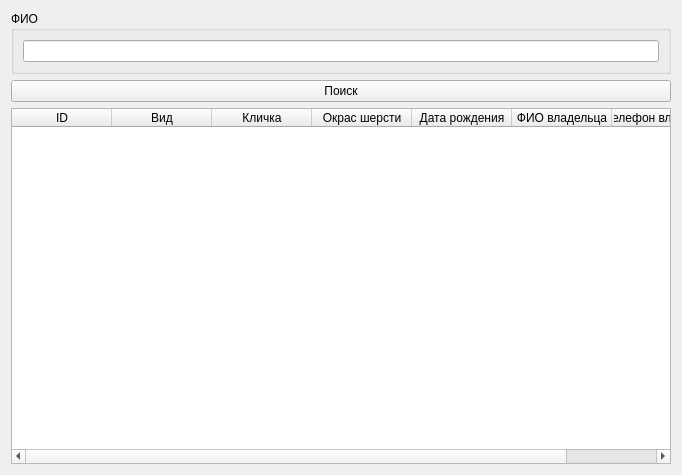
<?xml version="1.0" encoding="UTF-8"?>
<ui version="4.0">
 <class>Form</class>
 <widget class="QWidget" name="Form">
  <property name="windowModality">
   <enum>Qt::ApplicationModal</enum>
  </property>
  <property name="geometry">
   <rect>
    <x>0</x>
    <y>0</y>
    <width>682</width>
    <height>475</height>
   </rect>
  </property>
  <property name="windowTitle">
   <string>Поиск</string>
  </property>
  <layout class="QVBoxLayout" name="verticalLayout_2">
   <item>
    <widget class="QGroupBox" name="groupBox">
     <property name="title">
      <string>ФИО</string>
     </property>
     <layout class="QVBoxLayout" name="verticalLayout">
      <item>
       <widget class="QLineEdit" name="lineEdit"/>
      </item>
     </layout>
    </widget>
   </item>
   <item>
    <widget class="QPushButton" name="pushButton">
     <property name="text">
      <string>Поиск</string>
     </property>
    </widget>
   </item>
   <item>
    <widget class="QTableWidget" name="tableWidget">
     <property name="selectionBehavior">
      <enum>QAbstractItemView::SelectRows</enum>
     </property>
     <column>
      <property name="text">
       <string>ID</string>
      </property>
     </column>
     <column>
      <property name="text">
       <string>Вид</string>
      </property>
     </column>
     <column>
      <property name="text">
       <string>Кличка</string>
      </property>
     </column>
     <column>
      <property name="text">
       <string>Окрас шерсти</string>
      </property>
     </column>
     <column>
      <property name="text">
       <string>Дата рождения</string>
      </property>
     </column>
     <column>
      <property name="text">
       <string>ФИО владельца</string>
      </property>
     </column>
     <column>
      <property name="text">
       <string>Телефон владельца</string>
      </property>
     </column>
    </widget>
   </item>
  </layout>
 </widget>
 <resources/>
 <connections/>
</ui>
